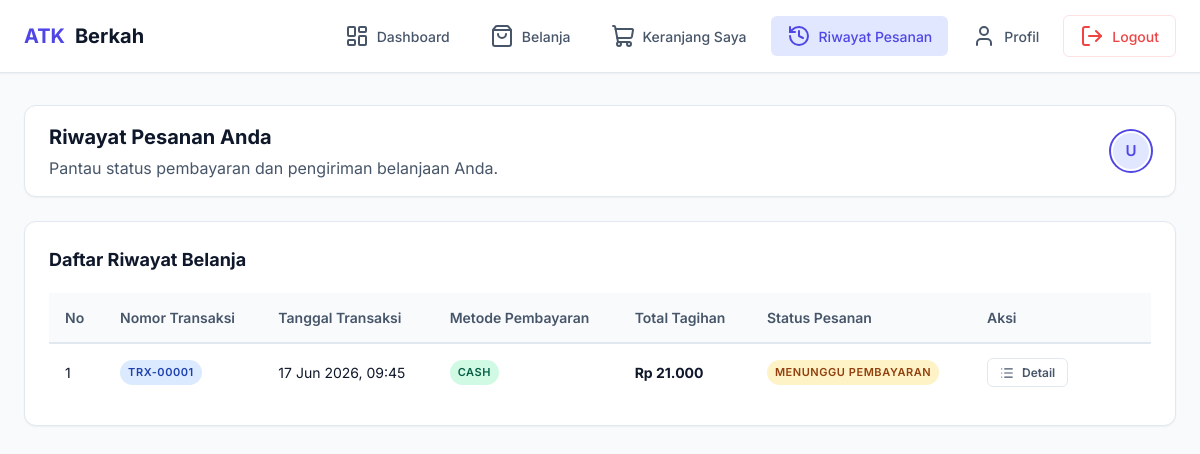
Page /app/riwayat.php (signed in) on the committed database.
### tables this page shows
CREATE TABLE transaksi (
    id_transaksi INT PRIMARY KEY AUTO_INCREMENT,
    id_user INT NOT NULL,
    tanggal TIMESTAMP DEFAULT CURRENT_TIMESTAMP,
    total DECIMAL(10, 2) NOT NULL DEFAULT 0,
    metode_pembayaran ENUM('cash', 'transfer') NOT NULL DEFAULT 'cash',
    status ENUM('Menunggu Pembayaran', 'Menunggu Verifikasi', 'Pembayaran Disetujui', 'Ditolak') NOT NULL DEFAULT 'Menunggu Pembayaran',
    bukti_transfer VARCHAR(255) DEFAULT NULL,

    CONSTRAINT fk_transaksi_users
        FOREIGN KEY (id_user) REFERENCES users(id_user)
        ON DELETE CASCADE
        ON UPDATE CASCADE
);

### app/riwayat.php (the view, shortened to what this page needs)
<?php
include "config.php";
$nama = $_SESSION['nama'];
$id_user = $_SESSION['id_user'];
$query_transaksi = "
    SELECT * FROM transaksi
    WHERE id_user = $id_user
    ORDER BY tanggal DESC
";
$result_transaksi = mysqli_query($conn, $query_transaksi);
?>
<!DOCTYPE html>
<html lang="id">
<head>
    <link rel="stylesheet" href="style/app.css">
</head>
<body>
<div class="pelanggan-layout">
    <nav class="navbar">
        <div class="navbar-container">
            <a href="dashboard.php" class="navbar-brand">
                <span>ATK</span> Berkah
            </a>
            <ul class="navbar-menu" id="navbarMenu">
                <li><a href="dashboard.php"><i data-lucide="layout-dashboard"></i> Dashboard</a></li>
                <li><a href="belanja.php"><i data-lucide="shopping-bag"></i> Belanja</a></li>
                <li><a href="keranjang.php"><i data-lucide="shopping-cart"></i> Keranjang Saya</a></li>
                <li><a href="riwayat.php" class="active"><i data-lucide="history"></i> Riwayat Pesanan</a></li>
                <li><a href="profile.php"><i data-lucide="user"></i> Profil</a></li>
                <li><a href="logout.php" class="logout-nav"><i data-lucide="log-out"></i> Logout</a></li>
            </ul>
        </div>
    </nav>
    <div class="container">
        <div class="topbar" style="margin-bottom: 24px;">
            <div class="topbar-title">
                <h1>Riwayat Pesanan Anda</h1>
                <p style="color: var(--text-secondary); margin-top: 4px;">Pantau status pembayaran dan pengiriman belanjaan Anda.</p>
            </div>
            <div class="topbar-info">
                <div class="topbar-avatar" style="box-shadow: 0 0 0 2px var(--primary);">
                    <?= strtoupper(substr($nama, 0, 1)); ?>
                </div>
            </div>
        </div>
        <div class="table-section">
            <div class="table-header-flex">
                <h2>Daftar Riwayat Belanja</h2>
            </div>
            <div class="table-container">
                <table>
                    <thead>
                        <tr>
                            <th>No</th>
                            <th>Nomor Transaksi</th>
                            <th>Tanggal Transaksi</th>
                            <th>Metode Pembayaran</th>
                            <th>Total Tagihan</th>
                            <th>Status Pesanan</th>
                            <th style="width: 180px;">Aksi</th>
                        </tr>
                    </thead>
                    <tbody>
                        <?php
                        $no = 1;
                        while($row = mysqli_fetch_assoc($result_transaksi)):
                        ?>
                        <tr id="trx-<?= $row['id_transaksi'] ?>">
                            <td><?= $no++ ?></td>
                            <td><span class="badge badge-info">TRX-<?= str_pad($row['id_transaksi'], 5, '0', STR_PAD_LEFT) ?></span></td>
                            <td><?= date('d M Y, H:i', strtotime($row['tanggal'])) ?></td>
                            <td>
                                <?php if ($row['metode_pembayaran'] === 'transfer'): ?>
                                    <span class="badge badge-warning">TRANSFER</span>
                                <?php else: ?>
                                    <span class="badge badge-success">CASH</span>
                                <?php endif; ?>
                            </td>
                            <td><strong>Rp <?= number_format($row['total'], 0, ',', '.') ?></strong></td>
                            <td>
                                <?php
                                    $badge_class = 'badge-secondary';
                                    if ($row['status'] === 'Menunggu Pembayaran') $badge_class = 'badge-warning';
                                    elseif ($row['status'] === 'Menunggu Verifikasi') $badge_class = 'badge-info';
                                    elseif ($row['status'] === 'Pembayaran Disetujui') $badge_class = 'badge-success';
                                    elseif ($row['status'] === 'Ditolak') $badge_class = 'badge-danger';
                                ?>
                                <span class="badge <?= $badge_class ?>"><?= htmlspecialchars($row['status']) ?></span>
                            </td>
                            <td>
                                <div class="btn-group">
                                    <button type="button" class="btn btn-secondary btn-sm" onclick="openModal('modalDetail<?= $row['id_transaksi'] ?>')">
                                        <i data-lucide="list" style="width: 14px; height: 14px;"></i> Detail
                                    </button>
                                </div>
                            </td>
                        </tr>
                        <?php endwhile; ?>
                    </tbody>
                </table>
            </div>
        </div>
    </div>
</div>
</body>
</html>

### rows in the picture
transaksi: id_transaksi "00001", tanggal "17 Jun 2026, 09:45", metode_pembayaran "CASH", total "21.000", status "MENUNGGU PEMBAYARAN"

### other values in the picture
substr($nama, 0, 1) "U"
